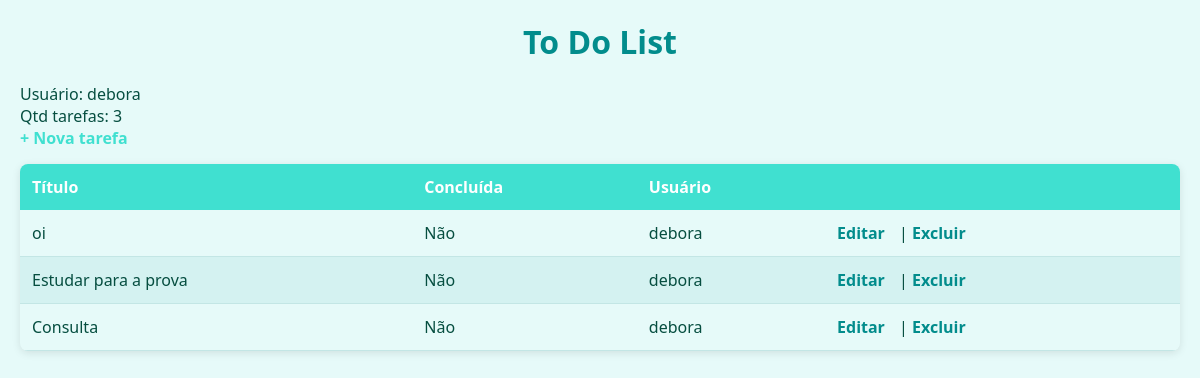
The app's page / (signed in) with its own data.
### core/models.py (models this page shows, shortened)
class Task(models.Model):
    id = models.UUIDField(primary_key=True, default=uuid.uuid4, editable=False)
    title = models.CharField(max_length=200)
    done = models.BooleanField(default=False)
    owner = models.ForeignKey(User, on_delete=models.CASCADE)
    created_at = models.DateTimeField(auto_now_add=True)

### core/views.py (the view)
# urls.py: path('', core_views.home, name='home'),
@login_required
def home(request):
    tasks = Task.objects.filter(owner=request.user).order_by('-created_at')
    return render(request, 'core/home.html', {'tasks': tasks})

### core/templates/core/home.html
{% extends 'base.html' %}
{% block content %}
<h1>To Do List</h1>
<p>Usuário: {{ user.username }}</p>
<p>Qtd tarefas: {{ tasks.count }}</p>
<a href="{% url 'task_create' %}">+ Nova tarefa</a>
<table>
  <thead>
    <tr>
      <th>Título</th>
      <th>Concluída</th>
      <th>Usuário</th>
      <th></th>
    </tr>
  </thead>
  <tbody>
    {% for task in tasks %}
      <tr>
        <td>{{ task.title }}</td>
        <td>{{ task.done|yesno:"Sim,Não" }}</td>
        <td>{{ task.owner.username }}</td>
        <td>
          <a href="{% url 'task_update' task.pk %}">Editar</a> |
          <a href="{% url 'task_delete' task.pk %}">Excluir</a>
        </td>
      </tr>
    {% empty %}
      <tr><td colspan="4">Nenhuma tarefa ainda.</td></tr>
    {% endfor %}
  </tbody>
</table>
{% endblock %}

### static/css/style.css (style rules this page uses)
* { margin: 0; padding: 0; box-sizing: border-box; }
body { font-family: 'Segoe UI', Tahoma, Geneva, Verdana, sans-serif; background-color: #E6FAF9; color: #064E40; padding: 20px; min-height: 100vh; }
h1, h2 { color: #028C8C; margin-bottom: 20px; text-align: center; }
a { color: #40E0D0; text-decoration: none; font-weight: 600; transition: color 0.3s ease; }
table { width: 100%; border-collapse: collapse; margin-top: 15px; box-shadow: 0 2px 8px rgba(0,0,0,0.1); border-radius: 8px; overflow: hidden; }
thead { background-color: #40E0D0; color: white; }
thead th { padding: 12px; text-align: left; }
tbody tr:nth-child(even) { background-color: #D4F2F1; }
tbody td { padding: 12px; border-bottom: 1px solid #C3E6E5; }
td a { margin-right: 10px; font-weight: 600; color: #028C8C; }

### records on screen
Task: title "oi", done "Não", owner.username "debora"
Task: title "Estudar para a prova", done "Não", owner.username "debora"
Task: title "Consulta", done "Não", owner.username "debora"

### other values on screen
{{ user.username }} "debora"
{{ tasks.count }} "3"
